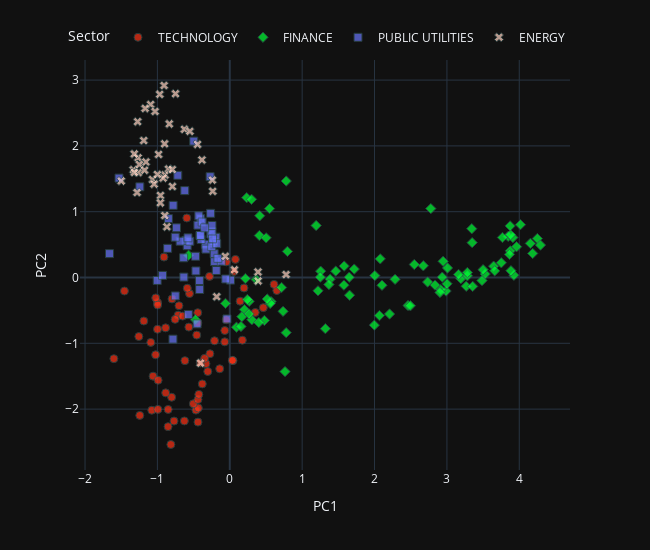

Notebook code for this chart:
### Markdown cell above
### Evaluation

### Code cell
from utils.visualisation_functions import pca_plot_from_embeddings

pca_plot_from_embeddings(
    embedding_matrix=model.embeddings.weight.detach().numpy(),
    sectors=data.sectors,
    tickers=data.tickers,
    industries=data.industries,
    names=data.names,
    dimensions=2,
    reduced=True,
    method="PCA",
    return_df=False,
    rand_state=None,
)

### Figure 1 — Plotly figure (JSON) as saved in the notebook; plotly's stock layout.template omitted (floating-point values rounded to 4 significant figures; data arrays with more than 128 entries replaced by an {"elided": "..."} marker saying what was removed)
{"data": [{"customdata": {"elided": "67x3 str values"}, "hovertemplate": "<b>%{hovertext}</b><br><br>Sector=%{customdata[1]}<br>PC1=%{x}<br>PC2=%{y}<br>ticker=%{customdata[0]}<br>industry=%{customdata[2]}<extra></extra>", "hovertext": ["COMPUTER MANUFACTURING", "EDP SERVICES", "COMPUTER SOFTWARE: PREPACKAGED SOFTWARE", "SEMICONDUCTORS", "EDP SERVICES", "COMPUTER SOFTWARE: PREPACKAGED SOFTWARE", "EDP SERVICES", "SEMICONDUCTORS", "COMPUTER SOFTWARE: PREPACKAGED SOFTWARE", "ELECTRICAL PRODUCTS", "COMPUTER SOFTWARE: PREPACKAGED SOFTWARE", "EDP SERVICES", "COMPUTER SOFTWARE: PREPACKAGED SOFTWARE", "EDP SERVICES", "EDP SERVICES", "RADIO AND TELEVISION BROADCASTING AND COMMUNICATIONS EQUIPMENT", "SEMICONDUCTORS", "COMPUTER COMMUNICATIONS EQUIPMENT", "ELECTRICAL PRODUCTS", "INDUSTRIAL MACHINERY/COMPONENTS", "SEMICONDUCTORS", "COMPUTER COMMUNICATIONS EQUIPMENT", "SEMICONDUCTORS", "INDUSTRIAL MACHINERY/COMPONENTS", "COMPUTER SOFTWARE: PREPACKAGED SOFTWARE", "RADIO AND TELEVISION BROADCASTING AND COMMUNICATIONS EQUIPMENT", "INDUSTRIAL MACHINERY/COMPONENTS", "EDP SERVICES", "COMPUTER MANUFACTURING", "COMPUTER MANUFACTURING", "SEMICONDUCTORS", "SEMICONDUCTORS", "ADVERTISING", "INDUSTRIAL MACHINERY/COMPONENTS", "EDP SERVICES", "PROFESSIONAL SERVICES", "SEMICONDUCTORS", "INDUSTRIAL MACHINERY/COMPONENTS", "SEMICONDUCTORS", "PROFESSIONAL SERVICES", "COMPUTER SOFTWARE: PREPACKAGED SOFTWARE", "RADIO AND TELEVISION BROADCASTING AND COMMUNICATIONS EQUIPMENT", "SEMICONDUCTORS", "SEMICONDUCTORS", "ADVERTISING", "COMPUTER SOFTWARE: PREPACKAGED SOFTWARE", "ELECTRICAL PRODUCTS", "SEMICONDUCTORS", "ELECTRICAL PRODUCTS", "INDUSTRIAL MACHINERY/COMPONENTS", "COMPUTER SOFTWARE: PREPACKAGED SOFTWARE", "EDP SERVICES", "SEMICONDUCTORS", "SEMICONDUCTORS", "INDUSTRIAL MACHINERY/COMPONENTS", "SEMICONDUCTORS", "INDUSTRIAL MACHINERY/COMPONENTS", "COMPUTER SOFTWARE: PREPACKAGED SOFTWARE", "RETAIL: COMPUTER SOFTWARE & PERIPHERAL EQUIPMENT", "SEMICONDUCTORS", "COMPUTER SOFTWARE: PREPACKAGED SOFTWARE", "EDP SERVICES", "ELECTRONIC COMPONENTS", "ADVERTISING", "SEMICONDUCTORS", "COMPUTER PERIPHERAL EQUIPMENT", "EDP SERVICES"], "legendgroup": "TECHNOLOGY", "marker": {"color": "#FD3216", "line": {"color": "DarkSlateGrey", "width": 1}, "opacity": 0.7, "size": 8, "symbol": "circle"}, "mode": "markers", "name": "TECHNOLOGY", "orientation": "v", "showlegend": true, "type": "scatter", "x": [-1.601, -0.3288, -0.814, -0.4673, 0.1736, -1.024, -0.4426, -0.8036, -0.7979, -0.4344, -0.304, -0.2111, -0.3801, -1.077, 0.6501, -1.257, -0.7136, -0.4393, -0.2743, 0.1965, -0.9979, -0.5565, -0.7549, 0.05901, -1.188, -0.9985, 0.07789, 0.04472, -0.62, -0.06932, -1.091, -0.5031, -0.06891, 0.1424, 0.03535, 0.4636, -0.5655, -1.06, -0.702, 0.3519, -0.1394, -0.4395, -0.587, -0.8524, -0.04776, -0.4277, -0.4563, -0.651, -0.8512, -0.04771, -0.8854, -0.9085, -1.456, -0.9903, -0.5937, -0.8867, 0.611, -0.9928, -0.4082, -0.6273, -1.243, -0.2802, -0.9964, -0.4411, -0.7702, -0.3479, -1.023], "xaxis": "x", "y": [-1.233, -1.31, -2.538, -2.015, -0.9526, -1.175, -0.5348, -1.82, -0.3258, -1.984, -1.428, -0.9618, -1.617, -2.017, -0.198, -0.8969, -0.572, -2.197, -1.159, -0.159, -0.3803, -0.2444, -0.6361, 0.09251, -0.661, -0.7862, 0.2754, -1.263, -1.263, -0.9777, -0.986, -1.919, -0.8057, -0.3598, -1.259, -0.4579, -0.7539, -1.499, -0.4286, -0.5313, -1.387, -1.854, -0.1625, -2.266, -0.6417, -1.776, -0.8751, -0.5869, -2.005, 0.2374, -1.753, 0.3106, -0.2057, -1.561, 0.9045, -0.7649, -0.1045, -2.004, -1.298, -2.18, -2.096, 0.01681, -0.4176, -0.6907, -2.182, -1.229, -0.31], "yaxis": "y"}, {"customdata": {"elided": "93x3 str values"}, "hovertemplate": "<b>%{hovertext}</b><br><br>Sector=%{customdata[1]}<br>PC1=%{x}<br>PC2=%{y}<br>ticker=%{customdata[0]}<br>industry=%{customdata[2]}<extra></extra>", "hovertext": ["INVESTMENT MANAGERS", "DIVERSIFIED COMMERCIAL SERVICES", "LIFE INSURANCE", "PROPERTY-CASUALTY INSURERS", "ACCIDENT &HEALTH INSURANCE", "PROPERTY-CASUALTY INSURERS", "SPECIALTY INSURERS", "SPECIALTY INSURERS", "MAJOR BANKS", "FINANCE: CONSUMER SERVICES", "MAJOR BANKS", "MAJOR BANKS", "COMMERCIAL BANKS", "COMMERCIAL BANKS", "INVESTMENT MANAGERS", "MAJOR BANKS", "MAJOR BANKS", "MAJOR BANKS", "SPECIALTY INSURERS", "MAJOR BANKS", "MAJOR BANKS", "PROPERTY-CASUALTY INSURERS", "MAJOR BANKS", "MAJOR BANKS", "LIFE INSURANCE", "PROPERTY-CASUALTY INSURERS", "MAJOR BANKS", "PROPERTY-CASUALTY INSURERS", "MAJOR BANKS", "FINANCE: CONSUMER SERVICES", "FINANCE: CONSUMER SERVICES", "INVESTMENT MANAGERS", "MAJOR BANKS", "MAJOR BANKS", "MAJOR BANKS", "MAJOR BANKS", "MAJOR BANKS", "MAJOR BANKS", "MAJOR BANKS", "MAJOR BANKS", "MAJOR BANKS", "MAJOR BANKS", "MAJOR BANKS", "PROPERTY-CASUALTY INSURERS", "PROPERTY-CASUALTY INSURERS", "INVESTMENT MANAGERS", "LIFE INSURANCE", "PROPERTY-CASUALTY INSURERS", "PROPERTY-CASUALTY INSURERS", "PROPERTY-CASUALTY INSURERS", "SPECIALTY INSURERS", "MAJOR BANKS", "MAJOR BANKS", "MAJOR BANKS", "MAJOR BANKS", "PROPERTY-CASUALTY INSURERS", "SAVINGS INSTITUTIONS", "PROPERTY-CASUALTY INSURERS", "MAJOR BANKS", "MAJOR BANKS", "INVESTMENT BANKERS/BROKERS/SERVICE", "PROPERTY-CASUALTY INSURERS", "DIVERSIFIED COMMERCIAL SERVICES", "INVESTMENT BANKERS/BROKERS/SERVICE", "INVESTMENT BANKERS/BROKERS/SERVICE", "FINANCE/INVESTORS SERVICES", "PROPERTY-CASUALTY INSURERS", "MAJOR BANKS", "FINANCE: CONSUMER SERVICES", "MAJOR BANKS", "FINANCE: CONSUMER SERVICES", "MAJOR BANKS", "MAJOR BANKS", "MAJOR BANKS", "MAJOR BANKS", "LIFE INSURANCE", "MAJOR BANKS", "INVESTMENT BANKERS/BROKERS/SERVICE", "MAJOR BANKS", "PROPERTY-CASUALTY INSURERS", "MAJOR BANKS", "MAJOR BANKS", "ACCIDENT &HEALTH INSURANCE", "MAJOR BANKS", "MAJOR BANKS", "MAJOR BANKS", "MAJOR BANKS", "MAJOR BANKS", "MAJOR BANKS", "PROPERTY-CASUALTY INSURERS", "MAJOR BANKS", "MAJOR BANKS", "MAJOR BANKS"], "legendgroup": "FINANCE", "marker": {"color": "#00FE35", "line": {"color": "DarkSlateGrey", "width": 1}, "opacity": 0.7, "size": 8, "symbol": "diamond"}, "mode": "markers", "name": "FINANCE", "orientation": "v", "showlegend": true, "type": "scatter", "x": [0.7964, 0.2019, 0.4092, 0.7154, 1.256, 2.079, 0.3044, 0.1664, 3.646, 1.577, 3.847, 3.926, 0.2338, 0.414, 1.251, 3.192, 2.988, 2.778, 0.266, 2.936, 3.349, 0.4787, 2.734, 2.948, -0.569, 1.219, 4.153, 1.72, 3.267, -0.05906, 0.09247, 1.464, 0.3006, 2.464, 3.876, 4.25, 4.185, 3.528, 3.66, 3.768, 1.997, 3.356, 3.912, 1.581, 0.5028, 1.387, 3.343, 0.7798, 0.2167, 0.365, 0.401, 3.5, 2.916, 0.5492, 3.283, 2.004, 2.103, 0.5705, 3.885, 4.017, 2.284, 0.5586, 0.1547, 0.7635, 0.779, -0.4735, 0.7365, 2.068, 1.193, 3.88, 0.2687, 1.321, 4.293, 2.674, 3.751, 1.37, 3.485, 1.655, 2.208, 0.5168, 3.002, 2.836, 2.55, 3.283, 3.009, 2.904, 3.161, 3.963, 3.864, 0.2436, 2.495, 1.651, 3.873], "xaxis": "x", "y": [0.3966, -0.4877, 0.6376, -0.152, 0.09627, 0.2831, -0.6426, -0.5957, 0.1722, -0.1162, 0.6244, 0.03411, 1.213, 0.9386, 0.005264, -0.01782, -0.2055, 1.047, -0.5538, 0.005117, 0.5299, -0.6529, -0.06904, 0.2459, 0.3376, -0.2028, 0.5184, 0.1278, -0.1329, -0.394, -0.7553, 0.09664, 1.188, -0.426, 0.4051, 0.5916, 0.3654, 0.05292, 0.1009, 0.608, -0.7239, -0.135, 0.6072, 0.1736, 0.6025, -0.025, 0.7415, 1.466, -0.01619, -0.03102, -0.6844, 0.119, -0.1838, 1.047, 0.02601, 0.02899, -0.118, -0.3665, 0.1029, 0.8034, -0.02798, -0.3941, -0.744, -1.43, -0.8378, -0.6414, -0.5145, -0.5783, 0.7896, 0.6496, -0.3622, -0.7777, 0.4923, 0.1783, 0.2237, -0.1067, -0.04704, -0.2694, -0.5548, -0.3272, -0.09622, -0.1157, 0.1974, 0.076, 0.1452, -0.2271, 0.04575, 0.4682, 0.3507, -0.3344, -0.4292, 0.00443, 0.7836], "yaxis": "y"}, {"customdata": {"elided": "57x3 str values"}, "hovertemplate": "<b>%{hovertext}</b><br><br>Sector=%{customdata[1]}<br>PC1=%{x}<br>PC2=%{y}<br>ticker=%{customdata[0]}<br>industry=%{customdata[2]}<extra></extra>", "hovertext": ["ELECTRIC UTILITIES: CENTRAL", "POWER GENERATION", "OIL/GAS TRANSMISSION", "POWER GENERATION", "WATER SUPPLY", "TELECOMMUNICATIONS EQUIPMENT", "ELECTRIC UTILITIES: CENTRAL", "TELECOMMUNICATIONS EQUIPMENT", "TELECOMMUNICATIONS EQUIPMENT", "POWER GENERATION", "ELECTRIC UTILITIES: CENTRAL", "TELECOMMUNICATIONS EQUIPMENT", "WATER SUPPLY", "ELECTRIC UTILITIES: CENTRAL", "ELECTRIC UTILITIES: CENTRAL", "POWER GENERATION", "POWER GENERATION", "ELECTRIC UTILITIES: CENTRAL", "ELECTRIC UTILITIES: CENTRAL", "ELECTRIC UTILITIES: CENTRAL", "POWER GENERATION", "TELECOMMUNICATIONS EQUIPMENT", "ELECTRIC UTILITIES: CENTRAL", "ELECTRIC UTILITIES: CENTRAL", "POWER GENERATION", "ELECTRIC UTILITIES: CENTRAL", "OIL/GAS TRANSMISSION", "POWER GENERATION", "OIL/GAS TRANSMISSION", "OIL/GAS TRANSMISSION", "ELECTRIC UTILITIES: CENTRAL", "OIL & GAS PRODUCTION", "ELECTRIC UTILITIES: CENTRAL", "POWER GENERATION", "POWER GENERATION", "TELECOMMUNICATIONS EQUIPMENT", "ELECTRIC UTILITIES: CENTRAL", "ELECTRIC UTILITIES: CENTRAL", "ELECTRIC UTILITIES: CENTRAL", "TELECOMMUNICATIONS EQUIPMENT", "POWER GENERATION", "OIL/GAS TRANSMISSION", "ELECTRIC UTILITIES: CENTRAL", "OIL/GAS TRANSMISSION", "OIL & GAS PRODUCTION", "TELECOMMUNICATIONS EQUIPMENT", "TELECOMMUNICATIONS EQUIPMENT", "NATURAL GAS DISTRIBUTION", "NATURAL GAS DISTRIBUTION", "TELECOMMUNICATIONS EQUIPMENT", "TELECOMMUNICATIONS EQUIPMENT", "NATURAL GAS DISTRIBUTION", "TELECOMMUNICATIONS EQUIPMENT", "POWER GENERATION", "ENVIRONMENTAL SERVICES", "NATURAL GAS DISTRIBUTION", "WATER SUPPLY"], "legendgroup": "PUBLIC UTILITIES", "marker": {"color": "#6A76FC", "line": {"color": "DarkSlateGrey", "width": 1}, "opacity": 0.7, "size": 8, "symbol": "square"}, "mode": "markers", "name": "PUBLIC UTILITIES", "orientation": "v", "showlegend": true, "type": "scatter", "x": [-0.5883, -0.337, -0.233, -0.4195, -0.1866, -0.6346, -0.4029, -0.7525, -1.003, -0.4725, -0.6046, -0.4678, -0.2104, -0.4277, -0.3959, -0.6862, -0.5522, -0.8586, -0.262, -0.8479, -1.243, -0.7365, -0.2202, -0.1165, -0.1912, -0.4121, -0.2715, -0.4406, -0.2156, -0.3293, -0.2646, -0.4974, 0.01043, -0.9288, -0.6219, -1.662, -0.2485, -0.404, -0.7829, -0.7537, -0.2453, -0.2455, -0.5775, -0.1646, -0.1801, -0.4516, -0.05534, -0.7183, -0.3814, -0.4161, -0.7851, -0.2383, -0.5723, -0.3464, -0.03895, -1.531, -0.6376], "xaxis": "x", "y": [0.4832, 0.5055, 0.5202, -0.04786, 0.1066, 0.006329, 0.8951, -0.2803, -0.04493, 0.3227, 0.564, 0.09941, 0.2415, 0.9373, 0.577, 0.5515, 0.5503, 0.4431, 0.659, 0.8946, 1.378, 0.7552, 0.5456, 0.2471, 0.6119, 0.6374, 1.532, 0.7953, 0.3621, 0.4313, 0.9755, 2.073, -0.03936, 0.03213, 1.32, 0.3628, 0.4682, 0.6395, 1.097, 0.6123, 0.6968, 0.7909, 0.6028, 0.2914, 0.5129, -0.7047, -0.0226, 1.553, 0.8426, -0.1827, -0.9367, 0.5871, -0.5629, 0.754, -0.6299, 1.511, 0.2994], "yaxis": "y"}, {"customdata": {"elided": "46x3 str values"}, "hovertemplate": "<b>%{hovertext}</b><br><br>Sector=%{customdata[1]}<br>PC1=%{x}<br>PC2=%{y}<br>ticker=%{customdata[0]}<br>industry=%{customdata[2]}<extra></extra>", "hovertext": ["INTEGRATED OIL COMPANIES", "OIL & GAS PRODUCTION", "OIL & GAS PRODUCTION", "INDUSTRIAL MACHINERY/COMPONENTS", "INDUSTRIAL MACHINERY/COMPONENTS", "METAL FABRICATIONS", "INTEGRATED OIL COMPANIES", "NATURAL GAS DISTRIBUTION", "INTEGRATED OIL COMPANIES", "INDUSTRIAL MACHINERY/COMPONENTS", "OIL & GAS PRODUCTION", "INTEGRATED OIL COMPANIES", "OIL & GAS PRODUCTION", "INTEGRATED OIL COMPANIES", "OIL & GAS PRODUCTION", "OIL & GAS PRODUCTION", "CONSUMER ELECTRONICS/APPLIANCES", "OIL & GAS PRODUCTION", "OIL & GAS PRODUCTION", "OIL & GAS PRODUCTION", "CONSUMER ELECTRONICS/APPLIANCES", "OILFIELD SERVICES/EQUIPMENT", "INTEGRATED OIL COMPANIES", "OIL & GAS PRODUCTION", "OIL REFINING/MARKETING", "ELECTRIC UTILITIES: CENTRAL", "OIL & GAS PRODUCTION", "OIL & GAS PRODUCTION", "OIL & GAS PRODUCTION", "OIL & GAS PRODUCTION", "OIL & GAS PRODUCTION", "OILFIELD SERVICES/EQUIPMENT", "OIL & GAS PRODUCTION", "CONSUMER ELECTRONICS/APPLIANCES", "OIL & GAS PRODUCTION", "OIL & GAS PRODUCTION", "OIL & GAS PRODUCTION", "OIL & GAS PRODUCTION", "OILFIELD SERVICES/EQUIPMENT", "OIL & GAS PRODUCTION", "OIL & GAS PRODUCTION", "OIL & GAS PRODUCTION", "OIL & GAS PRODUCTION", "INTEGRATED OIL COMPANIES", "METAL FABRICATIONS", "INTEGRATED OIL COMPANIES"], "legendgroup": "ENERGY", "marker": {"color": "#FED4C4", "line": {"color": "DarkSlateGrey", "width": 1}, "opacity": 0.7, "size": 8, "symbol": "x"}, "mode": "markers", "name": "ENERGY", "orientation": "v", "showlegend": true, "type": "scatter", "x": [-0.8978, -1.093, -1.033, 0.7779, 0.3899, -0.9837, -0.3846, -0.8466, -1.332, -0.06195, -1.267, -0.4457, -1.068, -0.2401, -1.273, -0.8355, 0.0642, -1.189, -0.6269, -1.281, 0.3915, -1.263, -0.9077, -0.8952, -0.8688, -0.1809, -0.7499, -0.9673, -1.17, -0.7942, -1.045, -1.318, -0.5518, -0.4047, -0.9576, -0.9207, -1.159, -1.249, -0.9004, -1.177, -1.5, -1.0, -1.319, -0.959, -0.793, -0.2355], "xaxis": "x", "y": [0.9414, 2.629, 2.523, 0.04468, 0.0838, 1.871, 1.786, 1.648, 1.636, 0.3219, 1.82, 2.023, 1.488, 1.48, 2.368, 2.334, 0.1169, 2.08, 2.252, 1.291, -0.05211, 1.594, 2.918, 1.558, 0.7706, -0.2914, 2.792, 2.783, 2.57, 1.641, 1.419, 1.597, 2.221, -1.301, 1.247, 1.512, 1.756, 1.717, 2.031, 1.63, 1.467, 1.566, 1.878, 1.134, 1.383, 1.31], "yaxis": "y"}], "layout": {"height": 550, "legend": {"orientation": "h", "title": {"text": "Sector"}, "tracegroupgap": 0, "x": 1, "xanchor": "right", "y": 1.02, "yanchor": "bottom"}, "margin": {"t": 60}, "width": 650, "xaxis": {"anchor": "y", "domain": [0, 1], "title": {"text": "PC1"}}, "yaxis": {"anchor": "x", "domain": [0, 1], "title": {"text": "PC2"}}}}
